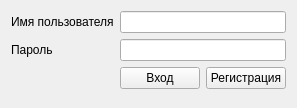
<?xml version="1.0" encoding="UTF-8"?>
<ui version="4.0">
 <class>Form</class>
 <widget class="QWidget" name="Form">
  <property name="geometry">
   <rect>
    <x>0</x>
    <y>0</y>
    <width>275</width>
    <height>108</height>
   </rect>
  </property>
  <property name="windowTitle">
   <string>Вход | Hierarchy Manager</string>
  </property>
  <layout class="QFormLayout" name="formLayout">
   <property name="fieldGrowthPolicy">
    <enum>QFormLayout::AllNonFixedFieldsGrow</enum>
   </property>
   <item row="0" column="0">
    <widget class="QLabel" name="label">
     <property name="text">
      <string>Имя пользователя</string>
     </property>
    </widget>
   </item>
   <item row="0" column="1">
    <widget class="QLineEdit" name="loginEdit"/>
   </item>
   <item row="2" column="0">
    <widget class="QLabel" name="label_2">
     <property name="text">
      <string>Пароль</string>
     </property>
    </widget>
   </item>
   <item row="2" column="1">
    <widget class="QLineEdit" name="passwordEdit">
     <property name="echoMode">
      <enum>QLineEdit::Password</enum>
     </property>
    </widget>
   </item>
   <item row="3" column="1">
    <layout class="QHBoxLayout" name="horizontalLayout">
     <item>
      <widget class="QPushButton" name="enterButton">
       <property name="text">
        <string>Вход</string>
       </property>
      </widget>
     </item>
     <item>
      <widget class="QPushButton" name="registerButton">
       <property name="text">
        <string>Регистрация</string>
       </property>
      </widget>
     </item>
    </layout>
   </item>
  </layout>
 </widget>
 <resources/>
 <connections/>
</ui>
